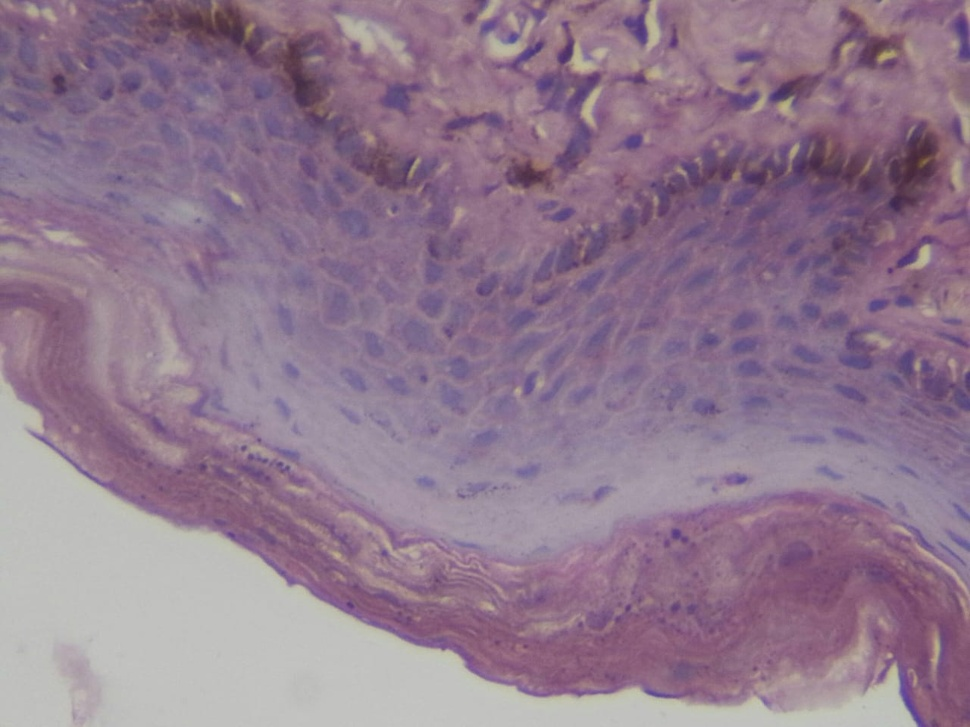
#> input picture Non-Cancer/1.jpg, 970 x 727 px, shrunk from 1280 x 959 before the run, found by its file name
$ jupyter execute CVT_Coding_Execution.ipynb   (older library calls are emulated)
#> lines starting #> are read from the running program, lines starting #| are printed output that depends on the picture; after the words box and inside, x2 and y2 are one past the last pixel; in counts of white or black regions, pixels touching at a corner belong together
<a href="https://colab.research.google.com/github/kanthikiran006/Cancer-Diagnosis-with-CNNs-Image-Analysis/blob/main/CVT_Coding_Execution.ipynb" target="_parent"></a>

COMPUTER VISION TECHNIQUES – UNIT-1 LAB

Step 1: Importing libraries

[cell 1]
import cv2
import numpy as np
import matplotlib.pyplot as plt

Step 2: Uploading and read image

[cell 2]
from google.colab import files
uploaded = files.upload()
#> the answer given: 1.jpg

img = cv2.imread(list(uploaded.keys())[0])
#> img is the input picture: shape (727, 970, 3); mean B, G, R 143.1, 122.2, 145.8
gray = cv2.cvtColor(img, cv2.COLOR_BGR2GRAY)

plt.imshow(cv2.cvtColor(img, cv2.COLOR_BGR2RGB))
plt.title("Input Image")
plt.axis("off")

Step 3: Classical filtering operations

3.1 Mean filter

[cell 3]
mean = cv2.blur(gray, (5,5))

plt.imshow(mean, cmap="gray")
plt.title("Mean Filter")
plt.axis("off")

3.2 Gaussian filter

[cell 4]
gaussian = cv2.GaussianBlur(gray, (5,5), 0)

plt.imshow(gaussian, cmap="gray")
plt.title("Gaussian Filter")
plt.axis("off")

3.3 Median filter

[cell 5]
median = cv2.medianBlur(gray, 5)

plt.imshow(median, cmap="gray")
plt.title("Median Filter")
plt.axis("off")

3.4 Bilateral filter

[cell 6]
bilateral = cv2.bilateralFilter(gray, 9, 75, 75)

plt.imshow(bilateral, cmap="gray")
plt.title("Bilateral Filter")
plt.axis("off")

Step 4: Thresholding techniques

4.1 Binary thresholding

[cell 7]
_, binary = cv2.threshold(gray, 127, 255, cv2.THRESH_BINARY)
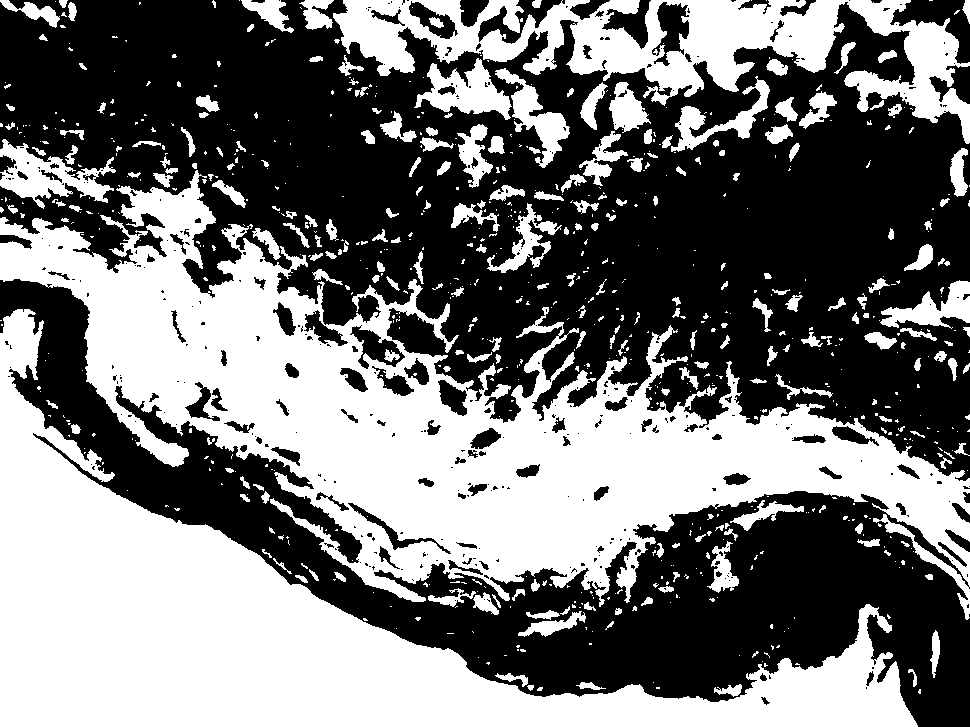
#> binary: shape (727, 970); 46.1% white; 795 white regions (559 under 20 px), largest, box (x1, y1, x2, y2) and area: (0, 170, 970, 620) 140175, (0, 309, 918, 727) 109257, (333, 0, 970, 144) 32228

plt.imshow(binary, cmap="gray")
plt.title("Binary Thresholding")
plt.axis("off")

4.2 Adaptive thresholding

[cell 8]
adaptive = cv2.adaptiveThreshold(
    gray, 255,
    cv2.ADAPTIVE_THRESH_MEAN_C,
    cv2.THRESH_BINARY,
    11, 2)
#> adaptive: shape (727, 970); 69.3% white; 4754 black regions (3359 under 20 px), largest, box (x1, y1, x2, y2) and area: (23, 424, 780, 714) 8521, (843, 114, 940, 254) 2773, (723, 122, 846, 208) 2700

plt.imshow(adaptive, cmap="gray")
plt.title("Adaptive Thresholding")
plt.axis("off")

4.3 Otsu thresholding

[cell 9]
_, otsu = cv2.threshold(
    gray, 0, 255,
    cv2.THRESH_BINARY + cv2.THRESH_OTSU)
#> otsu: shape (727, 970); 21.4% white; 481 white regions (348 under 20 px), largest, box (x1, y1, x2, y2) and area: (0, 343, 917, 727) 101741, (223, 344, 885, 558) 30984, (146, 294, 192, 385) 1584

plt.imshow(otsu, cmap="gray")
plt.title("Otsu Thresholding")
plt.axis("off")

Step 5: Edge detection techniques

5.1 Sobel edge detection

[cell 10]
sx = cv2.Sobel(gray, cv2.CV_64F, 1, 0, ksize=3)
sy = cv2.Sobel(gray, cv2.CV_64F, 0, 1, ksize=3)
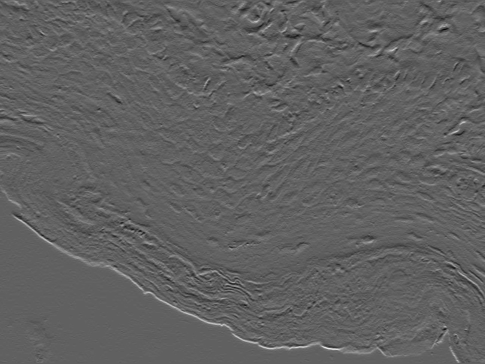
#> sy: shape (727, 970) float64 (shown at 1/2 size); min -173, max 282, mean 0.7; drawn with min black and max white
sobel = cv2.magnitude(sx, sy)

plt.imshow(sobel, cmap="gray")
plt.title("Sobel Edge Detection")
plt.axis("off")

5.2 Canny edge detection

[cell 11]
canny = cv2.Canny(gray, 100, 200)
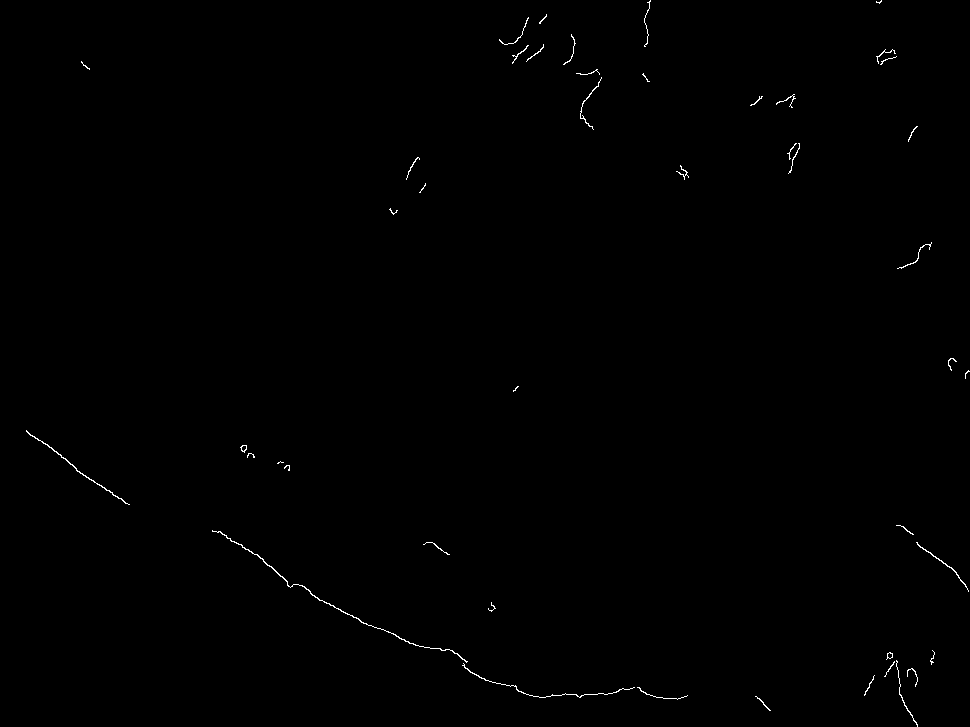
#> canny: shape (727, 970); 0.3% white in thin lines or dots

plt.imshow(canny, cmap="gray")
plt.title("Canny Edge Detection")
plt.axis("off")

Step 6: Corner & interest point detection

6.1 Harris corner detection

[cell 12]
harris_img = img.copy()
gray_float = np.float32(gray)

harris = cv2.cornerHarris(gray_float, 2, 3, 0.04)
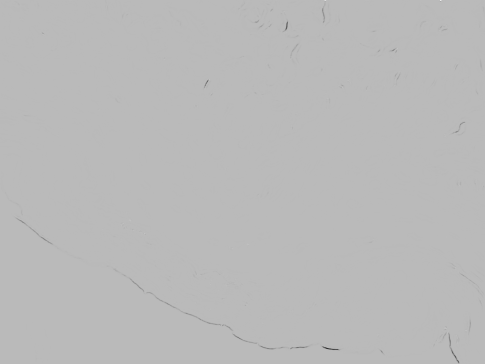
#> harris: shape (727, 970) float32 (shown at 1/2 size); min -679580.1, max 252064.1, mean -574.9; drawn with min black and max white
harris_img[harris > 0.01 * harris.max()] = [0,0,255]
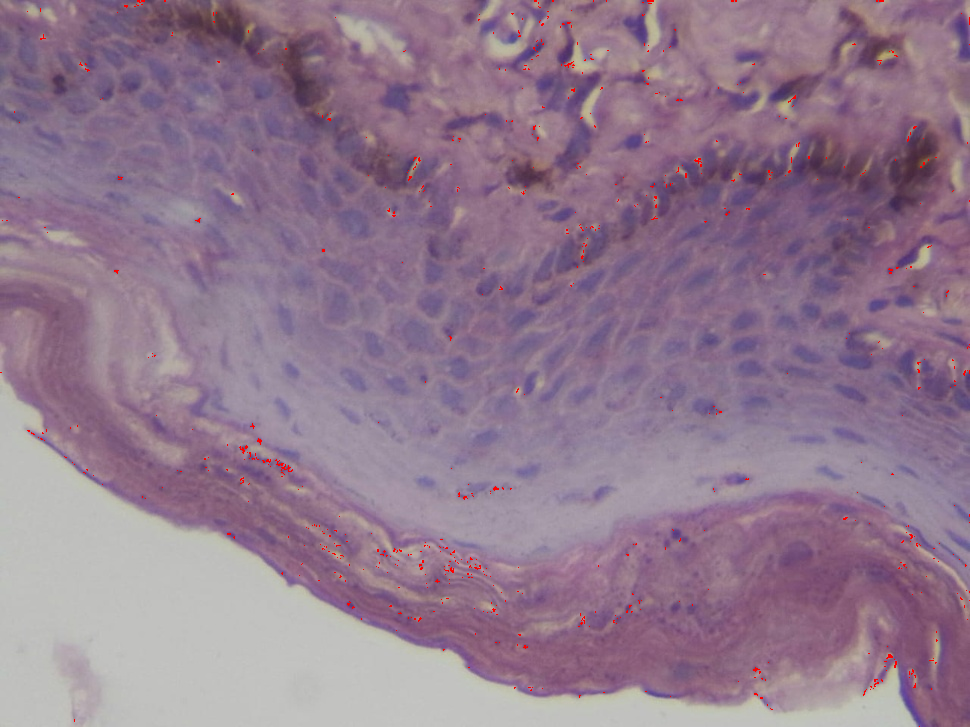
#> harris_img: shape (727, 970, 3); 0.31% of pixels changed, all inside (x1, y1, x2, y2) = (0, 0, 970, 727)

plt.imshow(cv2.cvtColor(harris_img, cv2.COLOR_BGR2RGB))
plt.title("Harris Corner Detection")
plt.axis("off")

6.2 Shi-Tomasi corner detection

[cell 13]
corners = cv2.goodFeaturesToTrack(gray, 100, 0.01, 10)
#> corners = 100 rows, first 8: [793, 97], [891, 656], [443, 649], [288, 467], [259, 440], [685, 175], [266, 460], [245, 446]
corners = np.int32(corners)
#> corners = contour of 100 points, box (x1, y1, x2, y2) (40, 10, 965, 697), area 562578

shi_img = img.copy()
for c in corners:
    x, y = c.ravel()
    cv2.circle(shi_img, (x,y), 3, (0,255,0), -1)
#> this loop made 100 passes
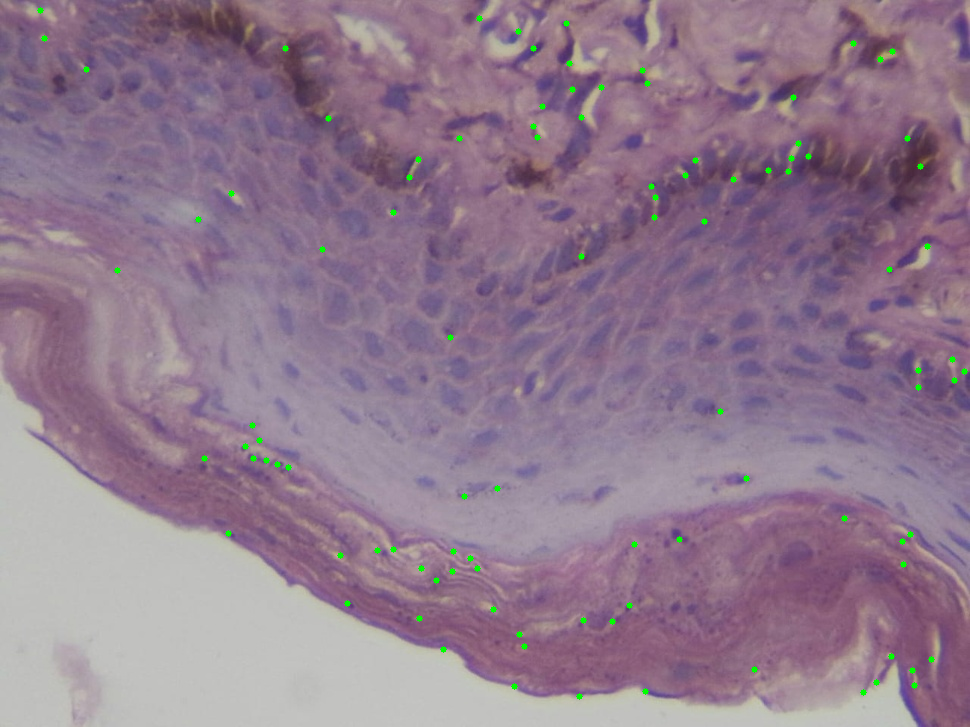
#> shi_img: shape (727, 970, 3); 0.41% of pixels changed, all inside (x1, y1, x2, y2) = (37, 7, 968, 700)

plt.imshow(cv2.cvtColor(shi_img, cv2.COLOR_BGR2RGB))
plt.title("Shi-Tomasi Corner Detection")
plt.axis("off")

$ run again, on Non-Cancer/3.jpg
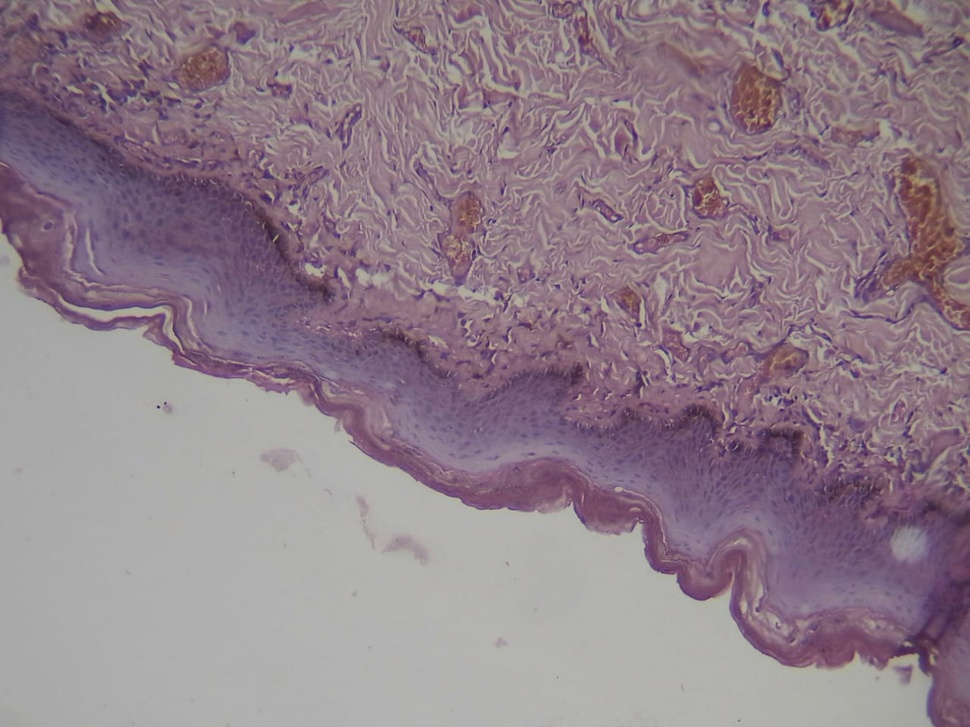
#> input picture Non-Cancer/3.jpg, 970 x 727 px, shrunk from 1280 x 959 before the run, found by its file name
#> img is the input picture: shape (727, 970, 3); mean B, G, R 138.1, 127.2, 144.4
#> `_, binary = cv2.threshold(gray, 127, 255, cv2.THRESH_BINARY)`:
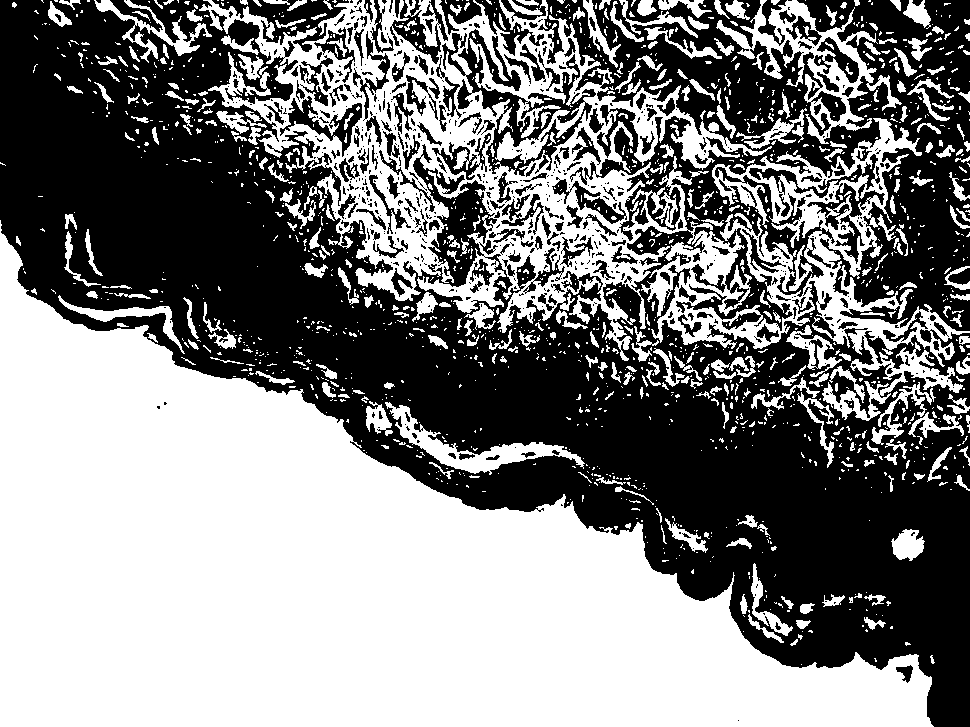
#> binary: shape (727, 970); 51.1% white; 677 black regions (473 under 20 px), largest, box (x1, y1, x2, y2) and area: (0, 0, 970, 727) 305433, (442, 29, 596, 176) 5727, (212, 0, 349, 52) 2608
#> adaptive: shape (727, 970); 68.9% white; 2809 black regions (1849 under 20 px), largest, box (x1, y1, x2, y2) and area: (0, 211, 966, 727) 23484, (495, 0, 890, 321) 21283, (157, 16, 525, 308) 14622
#> otsu: shape (727, 970); 40.5% white; 2034 white regions (1438 under 20 px), largest, box (x1, y1, x2, y2) and area: (0, 224, 933, 727) 222795, (480, 30, 577, 100) 1644, (423, 88, 509, 181) 1531
#> canny: shape (727, 970); 6.6% white in thin lines or dots
#> harris_img: shape (727, 970, 3); 0.52% of pixels changed, all inside (x1, y1, x2, y2) = (2, 0, 970, 723)
#> `corners = cv2.goodFeaturesToTrack(gray, 100, 0.01, 10)`: corners = 100 rows, first 8: [158, 407], [788, 393], [492, 222], [493, 124], [850, 214], [616, 218], [773, 397], [640, 324]
#> `corners = np.int32(corners)`: corners = contour of 100 points, box (x1, y1, x2, y2) (158, 16, 942, 575), area 128453
#> the loop `for c in corners:` made 100 passes
#> after the loop `for c in corners:`:
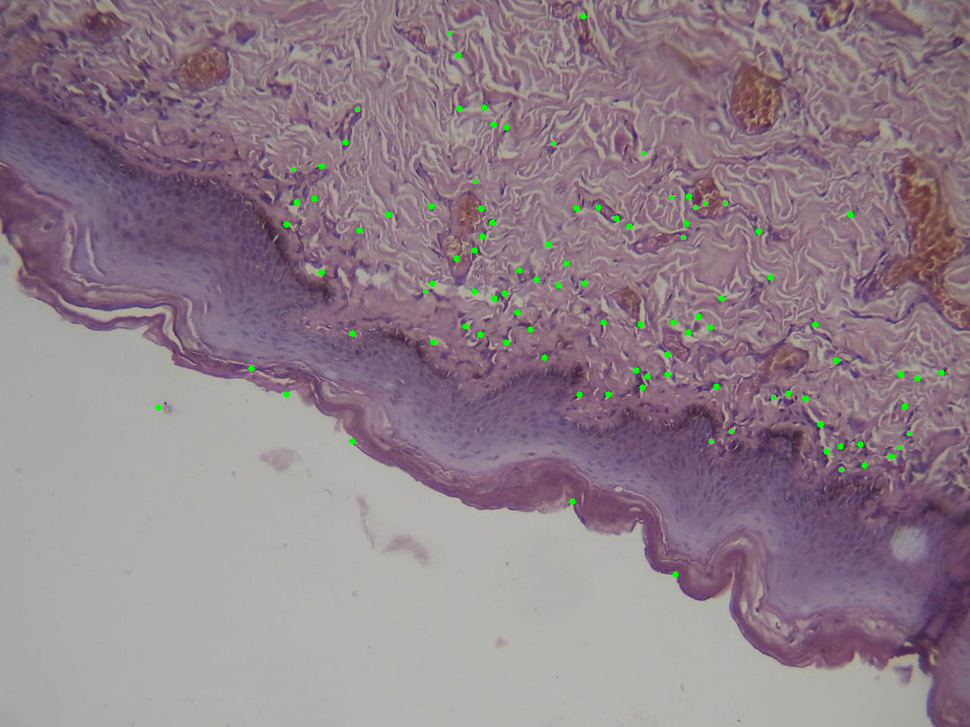
#> shi_img: shape (727, 970, 3); 0.41% of pixels changed, all inside (x1, y1, x2, y2) = (155, 13, 945, 578)

$ run again, on Non-Cancer/5.jpg
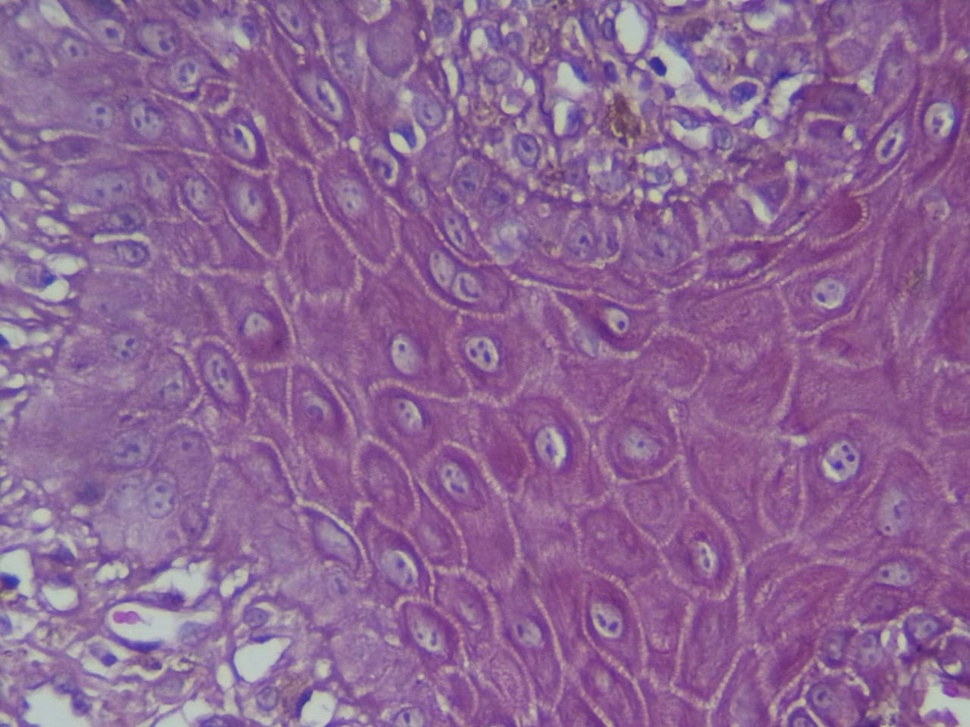
#> input picture Non-Cancer/5.jpg, 970 x 727 px, shrunk from 1280 x 959 before the run, found by its file name
#> img is the input picture: shape (727, 970, 3); mean B, G, R 147.5, 102.8, 140.8
#> `_, binary = cv2.threshold(gray, 127, 255, cv2.THRESH_BINARY)`:
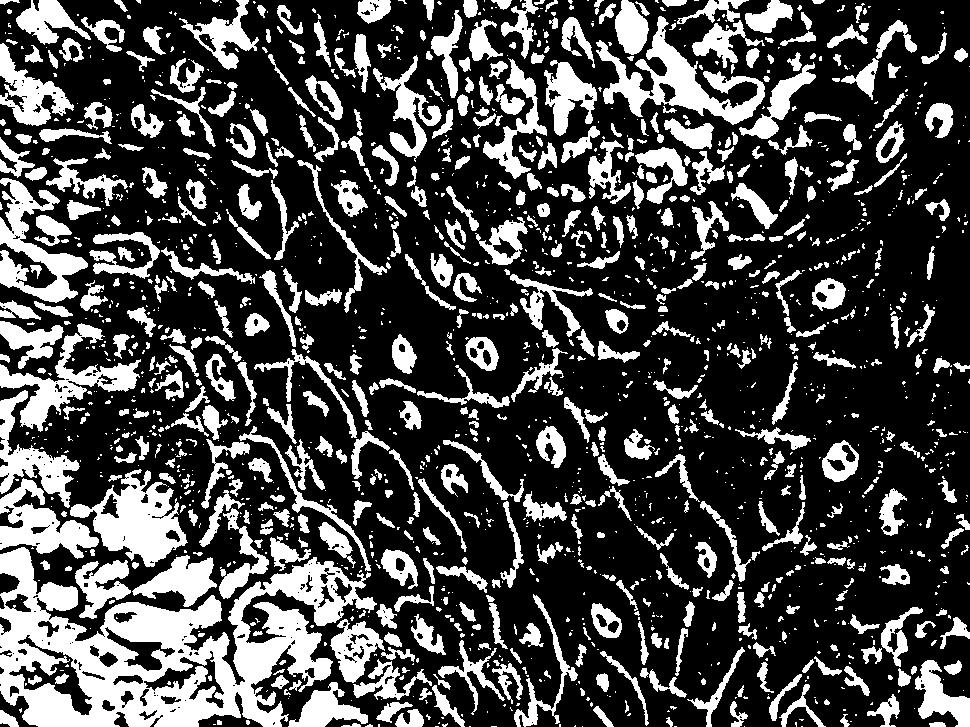
#> binary: shape (727, 970); 28.3% white; 1771 white regions (1134 under 20 px), largest, box (x1, y1, x2, y2) and area: (0, 547, 377, 727) 30808, (596, 16, 765, 125) 5509, (70, 469, 188, 567) 5259
#> adaptive: shape (727, 970); 54.3% white; 1906 black regions (1355 under 20 px), largest, box (x1, y1, x2, y2) and area: (0, 0, 970, 727) 197127, (637, 377, 970, 727) 20369, (131, 0, 275, 170) 4420
#> otsu: shape (727, 970); 26.9% white; 1763 white regions (1114 under 20 px), largest, box (x1, y1, x2, y2) and area: (0, 547, 377, 727) 30090, (596, 16, 765, 125) 5415, (70, 469, 187, 567) 5103
#> canny: shape (727, 970); 3.7% white in thin lines or dots
#> harris_img: shape (727, 970, 3); 1.81% of pixels changed, all inside (x1, y1, x2, y2) = (0, 0, 970, 727)
#> `corners = cv2.goodFeaturesToTrack(gray, 100, 0.01, 10)`: corners = 100 rows, first 8: [303, 62], [442, 238], [867, 694], [600, 23], [422, 31], [606, 263], [736, 28], [547, 47]
#> `corners = np.int32(corners)`: corners = contour of 100 points, box (x1, y1, x2, y2) (27, 2, 959, 726), area 293668
#> the loop `for c in corners:` made 100 passes
#> after the loop `for c in corners:`:
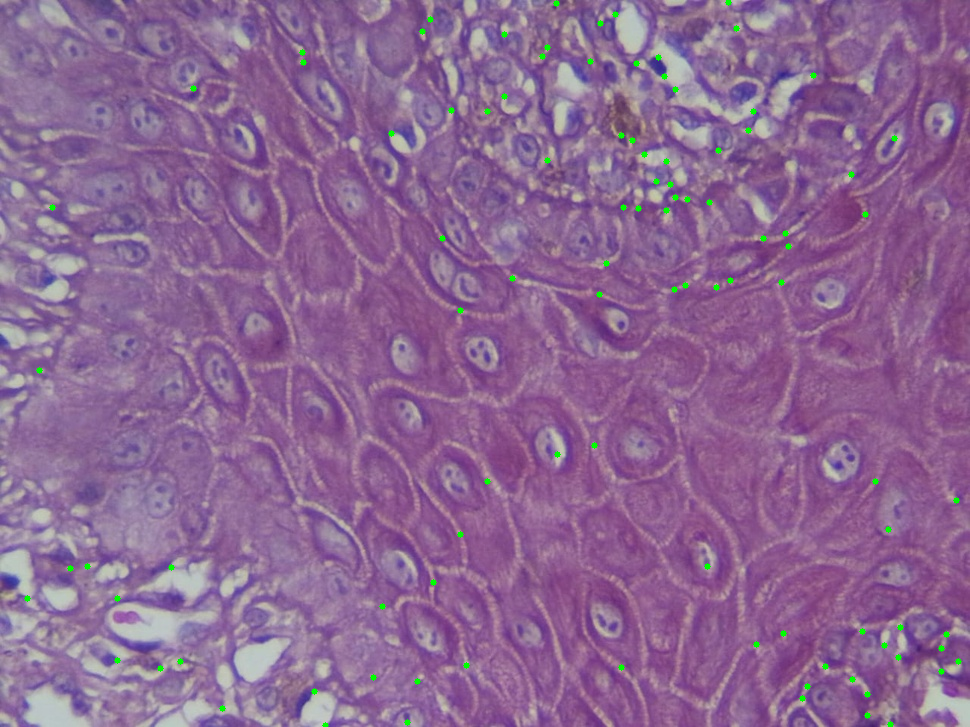
#> shi_img: shape (727, 970, 3); 0.41% of pixels changed, all inside (x1, y1, x2, y2) = (24, 0, 962, 727)
